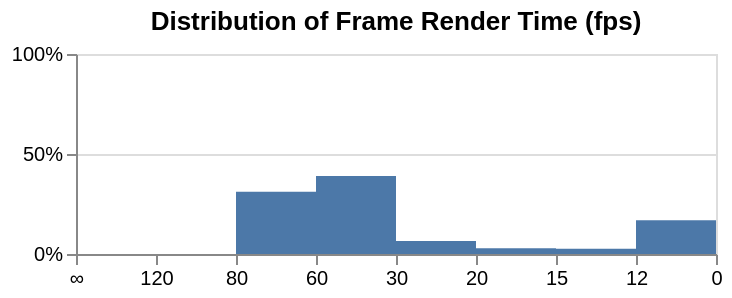

Write a Vega-Lite specification for this figure.
### Vega specification from a JSON file in a GitHub repository (floating-point values rounded to 4 significant figures)
{"$schema": "https://vega.github.io/schema/vega/v6.json", "description": "A histogram for a data source that provides non-linear bins. Thanks to [@Saba9](https://github.com/Saba9) who helps create this example.", "background": "white", "padding": 5, "height": 100, "title": {"text": "Distribution of Frame Render Time (fps)", "frame": "group"}, "style": "cell", "data": [{"name": "source_0", "values": [{"startTime": "0", "endTime": "8.33", "residency": 0}, {"startTime": "8.33", "endTime": "12.50", "residency": 0}, {"startTime": "12.50", "endTime": "16.67", "residency": 31.17}, {"startTime": "16.67", "endTime": "33.33", "residency": 38.96}, {"startTime": "33.33", "endTime": "50.00", "residency": 6.49}, {"startTime": "50.00", "endTime": "66.67", "residency": 2.9}, {"startTime": "66.67", "endTime": "83.33", "residency": 2.6}, {"startTime": "83.33", "endTime": "∞", "residency": 16.88}]}, {"name": "data_0", "source": "source_0", "transform": [{"type": "stack", "groupby": ["startTime"], "field": "residency", "sort": {"field": [], "order": []}, "as": ["residency_start", "residency_end"], "offset": "zero"}, {"type": "filter", "expr": "isValid(datum[\"residency\"]) && isFinite(+datum[\"residency\"])"}]}], "signals": [{"name": "x_step", "value": 40}, {"name": "width", "update": "bandspace(domain('x').length, 1, 0) * x_step"}], "marks": [{"name": "marks", "type": "rect", "style": ["bar"], "from": {"data": "data_0"}, "encode": {"update": {"fill": {"value": "#4c78a8"}, "ariaRoleDescription": {"value": "bar"}, "description": {"signal": "\"startTime: \" + (isValid(datum[\"startTime\"]) ? isArray(datum[\"startTime\"]) ? join(datum[\"startTime\"], ' ') : datum[\"startTime\"] : \"\"+datum[\"startTime\"]) + \"; residency: \" + (format(datum[\"residency\"], \"\")) + \"; endTime: \" + (isValid(datum[\"endTime\"]) ? isArray(datum[\"endTime\"]) ? join(datum[\"endTime\"], ' ') : datum[\"endTime\"] : \"\"+datum[\"endTime\"])"}, "x": {"scale": "x", "field": "startTime"}, "x2": {"scale": "x", "field": "endTime"}, "y": {"scale": "y", "field": "residency_end"}, "y2": {"scale": "y", "field": "residency_start"}, "cornerRadiusTopLeft": [{"test": "scale(\"y\", datum[\"residency_end\"]) < scale(\"y\", datum[\"residency_start\"])", "value": 0}, {"value": 0}], "cornerRadiusTopRight": [{"test": "scale(\"y\", datum[\"residency_end\"]) < scale(\"y\", datum[\"residency_start\"])", "value": 0}, {"value": 0}], "cornerRadiusBottomLeft": [{"test": "scale(\"y\", datum[\"residency_end\"]) > scale(\"y\", datum[\"residency_start\"])", "value": 0}, {"value": 0}], "cornerRadiusBottomRight": [{"test": "scale(\"y\", datum[\"residency_end\"]) > scale(\"y\", datum[\"residency_start\"])", "value": 0}, {"value": 0}]}}}], "scales": [{"name": "x", "type": "point", "domain": {"data": "data_0", "fields": ["startTime", "endTime"]}, "range": {"step": {"signal": "x_step"}}, "padding": 0}, {"name": "y", "type": "linear", "domain": [0, 100], "range": [{"signal": "height"}, 0], "zero": true}], "axes": [{"scale": "y", "orient": "left", "gridScale": "x", "grid": true, "tickCount": {"signal": "ceil(height/40)"}, "domain": false, "labels": false, "aria": false, "maxExtent": 0, "minExtent": 0, "ticks": false, "zindex": 0}, {"scale": "x", "orient": "bottom", "grid": false, "labelAngle": 0, "labelBaseline": "top", "encode": {"labels": {"update": {"text": {"signal": "datum.value === '∞' ? '0' : format(1000/datum.value, 'd')"}}}}, "zindex": 0}, {"scale": "y", "orient": "left", "grid": false, "labelOverlap": true, "tickCount": {"signal": "ceil(height/40)"}, "encode": {"labels": {"update": {"text": {"signal": "datum.label + '%'"}}}}, "zindex": 0}]}
